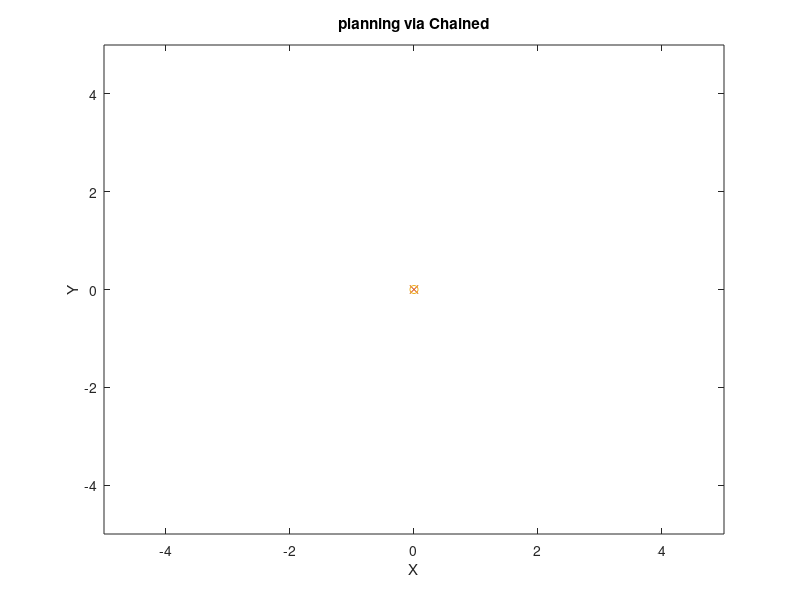

Source code (MATLAB):
X_i = 0;
Y_i = 0;
theta_i = 0;

X_f = 0;
Y_f = 0;
theta_f = pi/2;

Z1_i = theta_i;
Z2_i = X_i * cos(theta_i) + Y_i * sin(theta_i);
Z3_i = X_i * sin(theta_i) - Y_i * cos(theta_i);

Z1_f = theta_f;
Z2_f = X_f * cos(theta_f) + Y_f * sin(theta_f);
Z3_f = X_f * sin(theta_f) - Y_f * cos(theta_f);

a3 = Z2_f * (Z1_f - Z1_i) - 3 * Z3_f;
b3 = Z2_i * (Z1_f - Z1_i) + 3 * Z3_i;

Z1s = [Z1_f-Z1_i Z1_i];
Z3s = [Z3_f-Z3_i+a3+b3 3*Z3_i-a3-2*b3 -3*Z3_i+b3 Z3_i];
Z2s = polyder(Z3s) / (Z1_f - Z1_i);

for i = 1:1001
  
  Z1(i) = polyval(Z1s,(i-1)/1000);
  Z2(i) = polyval(Z2s,(i-1)/1000);
  Z3(i) = polyval(Z3s,(i-1)/1000);
    
    
  X(i) = Z2(i) * cos(Z1(i)) + Z3(i) * sin(Z1(i));
  Y(i) = Z2(i) * sin(Z1(i)) - Z3(i) * cos(Z1(i)); 
  
end

figure(1)
plot(X,Y)
hold on
plot(X_i,Y_i,'x')
plot(X_f,Y_f,'o')
xlabel('X')
ylabel('Y')
title('planning via Chained')
axis([-5 5 -5 5])
